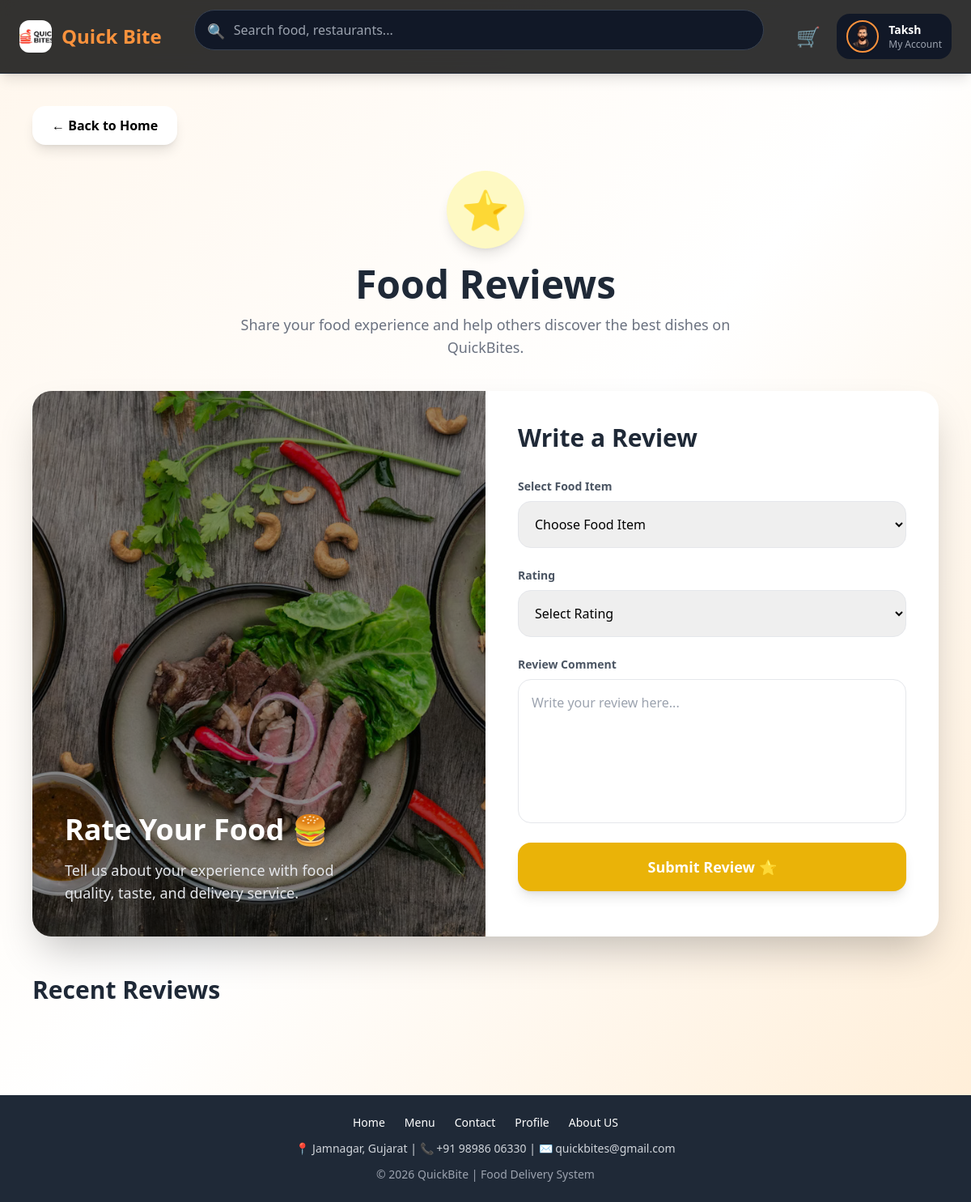
The app's page /reviews.php (signed in) with its own data.
### tables this page shows
CREATE TABLE `settings` (
  `id` int(11) NOT NULL DEFAULT 1,
  `site_name` varchar(100) DEFAULT NULL,
  `logo` varchar(255) DEFAULT NULL,
  `contact_email` varchar(100) DEFAULT NULL,
  `contact_phone` varchar(20) DEFAULT NULL
);

CREATE TABLE `users` (
  `user_id` int(11) NOT NULL,
  `name` varchar(100) DEFAULT NULL,
  `email` varchar(100) DEFAULT NULL,
  `password` varchar(255) DEFAULT NULL,
  `phone` varchar(15) DEFAULT NULL,
  `address` text DEFAULT NULL,
  `created_at` timestamp NOT NULL DEFAULT current_timestamp(),
  `status` enum('active','blocked') DEFAULT 'active',
  `image` varchar(255) DEFAULT NULL
);

### reviews.php (the view, shortened to what this page needs)
<?php
include("db.php");
include("assets/navbar.php");
?>
<!DOCTYPE html>
<html>
<head>
<script src="https://cdn.tailwindcss.com"></script>
</head>
<body class="bg-gradient-to-br from-orange-50 via-white to-orange-100 min-h-screen">
<div class="max-w-6xl mx-auto px-4 py-10">
<a href="home.php"
class="inline-flex items-center gap-2 bg-white hover:bg-orange-500 hover:text-white transition px-6 py-3 rounded-2xl shadow-lg font-bold mb-8">
← Back to Home
</a>
<div class="text-center mb-10">
<div class="w-24 h-24 bg-yellow-100 rounded-full flex items-center justify-center mx-auto mb-5 shadow-lg">
<span class="text-5xl">
⭐
</span>
</div>
<h1 class="text-5xl font-extrabold text-gray-800 mb-3">
Food Reviews
</h1>
<p class="text-gray-500 text-lg max-w-2xl mx-auto">
Share your food experience and help others discover
the best dishes on QuickBites.
</p>
</div>
<div class="bg-white rounded-3xl shadow-2xl overflow-hidden grid lg:grid-cols-2">
<div class="hidden lg:flex relative">
<img src="uploads/reviews.jpg"
class="w-full h-full object-cover"
onerror="this.src='https://images.unsplash.com/photo-1504674900247-0877df9cc836?q=80&w=1200&auto=format&fit=crop'">
<div class="absolute inset-0 bg-black/40"></div>
<div class="absolute bottom-10 left-10 text-white z-10">
<h2 class="text-4xl font-extrabold mb-4">
Rate Your Food 🍔
</h2>
<p class="text-lg text-gray-200 max-w-sm">
Tell us about your experience with food quality,
taste, and delivery service.
</p>
</div>
</div>
<div class="p-8 lg:p-10">
<h2 class="text-3xl font-bold text-gray-800 mb-8">
Write a Review
</h2>
<form method="POST" class="space-y-6">
<div>
<label class="block text-sm font-semibold text-gray-600 mb-2">
Select Food Item
</label>
<select name="food_id"
class="w-full border border-gray-200 p-4 rounded-2xl focus:ring-2 focus:ring-orange-400 outline-none transition"
required>
<option value="">
Choose Food Item
</option>
</select>
</div>
<div>
<label class="block text-sm font-semibold text-gray-600 mb-2">
Rating
</label>
<select name="rating"
class="w-full border border-gray-200 p-4 rounded-2xl focus:ring-2 focus:ring-orange-400 outline-none transition"
required>
<option value="">
Select Rating
</option>
</select>
</div>
<div>
<label class="block text-sm font-semibold text-gray-600 mb-2">
Review Comment
</label>
<textarea name="comment"
rows="6"
placeholder="Write your review here..."
class="w-full border border-gray-200 p-4 rounded-2xl focus:ring-2 focus:ring-orange-400 outline-none transition resize-none"
required></textarea>
</div>
<button type="submit"
name="submit_review"
class="w-full bg-yellow-500 hover:bg-yellow-600 text-white py-4 rounded-2xl text-lg font-bold shadow-lg transition">
Submit Review ⭐
</button>
</form>
</div>
</div>
<div class="mt-12">
<h2 class="text-3xl font-bold text-gray-800 mb-8">
Recent Reviews
</h2>
</div>
</div>
<?php include("assets/footer.php"); ?>
</body>
</html>

### assets/navbar.php (shortened to what this page needs)
<?php
include("db.php");
$user_id = $_SESSION['user_id'] ?? 0;
$settings = mysqli_fetch_assoc(mysqli_query($conn,
"SELECT * FROM settings LIMIT 1"
));
$user = null;
if($user_id){
    $user = mysqli_fetch_assoc(mysqli_query($conn,
    "SELECT * FROM users WHERE user_id='$user_id'"
    ));
}
?>
<script src="https://cdn.tailwindcss.com"></script>
<nav class="bg-black/80 backdrop-blur-md text-white sticky top-0 z-50 border-b border-gray-800 shadow-lg">
<div class="max-w-7xl mx-auto px-6 py-3 flex items-center justify-between">
    <a href="index.php"
    class="flex items-center gap-3 text-2xl font-extrabold text-orange-400">
        <?php if(!empty($settings['logo'])){ ?>
            <img src="admin/uploads/<?php echo $settings['logo']; ?>"
            class="h-10 w-10 rounded-xl object-cover shadow">
        <?php } else { ?>
            🍔
        <?php } ?>
        <span>
            <?php echo $settings['site_name'] ?? 'QuickBites'; ?>
        </span>
    </a>
    <form action="home.php"
    class="flex-1 mx-10 hidden lg:block">
        <div class="relative">
            <input
                type="text"
                name="search"
                placeholder="Search food, restaurants..."
                class="w-full pl-12 pr-4 py-3 bg-gray-900 border border-gray-700 rounded-full text-white focus:ring-2 focus:ring-orange-400 outline-none transition">
            <span class="absolute left-4 top-3 text-gray-400 text-lg">
                🔍
            </span>
        </div>
    </form>
    <div class="flex items-center gap-5">
        <a href="cart.php"
        class="relative text-2xl hover:scale-110 transition">
            🛒
        </a>
        <div class="relative hidden md:block">
        <?php if($user_id && $user){ ?>
            <button onclick="toggleDropdown(event)"
            class="flex items-center gap-3 bg-gray-900 hover:bg-gray-800 px-3 py-2 rounded-2xl transition">
                <?php if(!empty($user['image'])){ ?>
                    <img src="uploads/<?php echo $user['image']; ?>"
                    class="h-10 w-10 rounded-full object-cover border-2 border-orange-400 shadow">
                <?php } ?>
                <div class="text-left">
                    <p class="font-semibold text-sm">
                        <?php echo $user['name']; ?>
                    </p>
                    <p class="text-xs text-gray-400">
                        My Account
                    </p>
                </div>
            </button>
        <?php } ?>
        </div>
    </div>
</div>
</nav>

### records on screen
settings: logo (picture), site_name "Quick Bite"
users: image (picture), name "Taksh"
